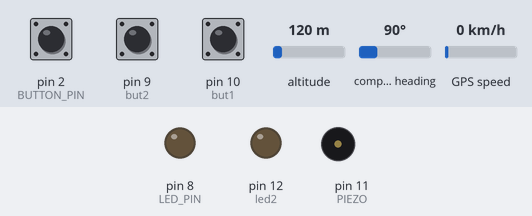
This sketch was run on a simulated Arduino Uno, built with avr-gcc and run on an emulated ATmega328P. Parts: output pins drawn as LEDs (lit = HIGH), buzzer (waves = sounding). Dashed ring = blinking. Inputs (shaded band) come from the test bench; at power-on: pin 2 (BUTTON_PIN) HIGH, pin 9 (but2) HIGH, pin 10 (but1) HIGH, altitude 120 m, compass heading 90°, GPS speed 0 km/h. The GPS gets a fix after 3 s at 37.7749, -122.4194 with 8 satellites; the modem accepts every AT command (registered, SIM ready, sends succeed) and sends nothing else; what the sketch prints to the serial monitor is not drawn.

Above: at 5.2 s.
5.3 s: pin 2 (BUTTON_PIN) pulled LOW for 1 s
At 8.5 s:
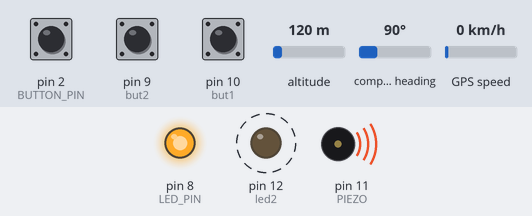
8.8 s: pin 9 (but2) pulled LOW for 1 s
At 11.4 s:
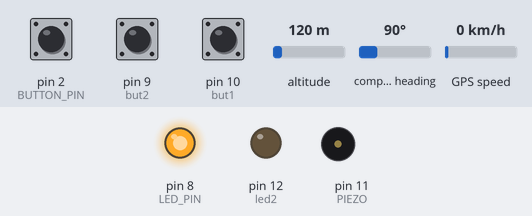
11.7 s: pin 10 (but1) pulled LOW for 0.15 s
At 12.5 s:
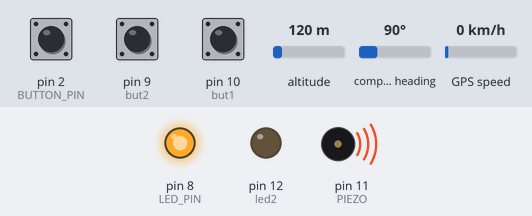
14.1 s: pin 10 (but1) pulled LOW for 3.2 s
At 18.4 s:
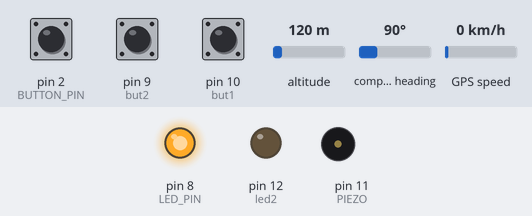
19.4 s: pin 2 (BUTTON_PIN) pulled LOW for 0.15 s
At 22.3 s:
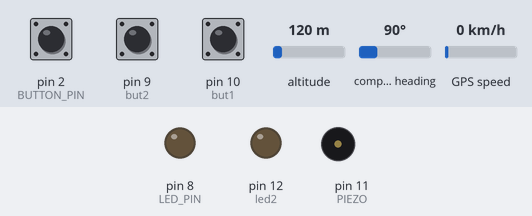
23.0 s: pin 9 (but2) pulled LOW for 0.15 s
At 23.4 s:
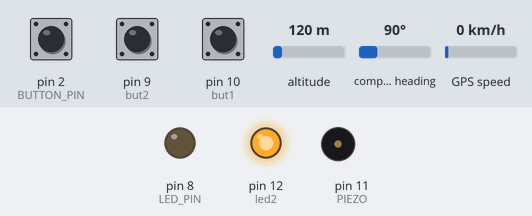
Timing chart, 0 to 26.0 s (numbered marks = the images above; inputs shaded):
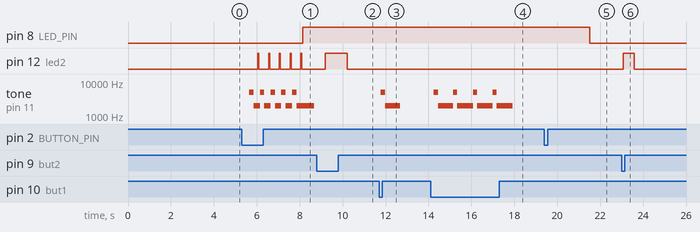

Measured:
- after the input at 5.3 s, pin 8 (LED_PIN): LOW → HIGH after 2.9 s; pin 12 (led2): alternates HIGH for 0.05 s and LOW for 0.45 s, starting after 0.75 s; tone on pin 11 (PIEZO): plays 5000 Hz for 0.20 s, 2000 Hz for 0.30 s, 5000 Hz for 0.20 s, 2000 Hz for 0.30 s, 5000 Hz for 0.20 s, 2000 Hz for 0.30 s … (10 notes in this stretch), starting after 0.35 s
- after the input at 8.8 s, pin 12 (led2): LOW → HIGH after 0.39 s, → LOW 1.0 s later
- after the input at 11.7 s, tone on pin 11 (PIEZO): silent → 5000 Hz after 0.08 s, → 2000 Hz 0.20 s later, → silent 0.70 s later
- after the input at 14.1 s, tone on pin 11 (PIEZO): silent → 5000 Hz after 0.15 s, then repeats every 0.90 s: 2000 Hz 0.70 s, 5000 Hz 0.20 s, until it stays silent from 17.9 s
- after the input at 19.4 s, pin 8 (LED_PIN): HIGH → LOW after 2.1 s
- after the input at 23.0 s, pin 12 (led2): LOW → HIGH after 0.08 s, → LOW 0.50 s later

The sketch:

ArduinoPanicAlarm.ino
```cpp
#include <TinyGPS++.h>
#include <SoftwareSerial.h>

const int highFreq = 5000;
const int lowFreq = 2000;
const int soundDuration = 200;

const int PIEZO = 11;
int led2 = 12;
int but1 = 10;
int but2 = 9;

int o = 0;
const int BUTTON_PIN = 2;
const int LED_PIN    = 8;
int ledState = LOW;
int lastButtonState;
int currentButtonState;


static const int RXPin = 4, TXPin = 3;
static const uint32_t GPSBaud = 9600;

SoftwareSerial mySerial(5, 6);
String cmd = "";

int value;

String msgTxt = "" ;
String ReceivedSMS = "" ;


TinyGPSPlus gps;
SoftwareSerial ss(RXPin, TXPin);

void setup() {
  Serial.begin(9600);
  ss.begin(GPSBaud);

  Serial.println(F("GPS TRACKER ALARM"));
  Serial.print(F("Testing TinyGPS++ library v. ")); Serial.println(TinyGPSPlus::libraryVersion());
  Serial.println(F("by Makati Group"));
  Serial.println();

  mySerial.begin(9600);
  Serial.println("Initializing SMS...");
  delay(1000);

  mySerial.println("AT");                 // Sends an ATTENTION command, reply should be OK
  updateSerial();
  updateSMS();
  mySerial.println("AT+CMGF=1");          // Configuration for sending SMS
  updateSerial();
  updateSMS();
  mySerial.println("AT+CNMI=1,2,0,0,0");  // Configuration for receiving SMS
  updateSerial();
  updateSMS();


  pinMode(led2, OUTPUT);
  pinMode(but1, INPUT_PULLUP);
  pinMode(but2, INPUT_PULLUP);


  pinMode(BUTTON_PIN, INPUT);
  pinMode(LED_PIN, OUTPUT);
  currentButtonState = digitalRead(BUTTON_PIN);
}

void loop() {
  //check if gps available
  while (ss.available() > 0)
    if (gps.encode(ss.read()))

  if (millis() > 5000 && gps.charsProcessed() < 10)
  {
    Serial.println(F("No GPS detected: check wiring."));
    while(true);
  }

  int state1 = digitalRead(but1);
  int state2 = digitalRead(but2);
  if (state1 == 0){
    tone(PIEZO, highFreq);
    delay(soundDuration);
    tone(PIEZO, lowFreq);
    delay(soundDuration);
    Serial.println("Speaker on");
    }
    else{
       noTone(PIEZO);
      }

   if (state2 == 0){
    digitalWrite(led2,HIGH);
    Serial.println("LED ON");
    }
    else{
      digitalWrite(led2,LOW);
      }

  lastButtonState    = currentButtonState;
  currentButtonState = digitalRead(BUTTON_PIN);
  if(lastButtonState == HIGH && currentButtonState == LOW) {
    Serial.print("The button is pressed: ");
    if(ledState == LOW) {
       ledState = HIGH;
       Serial.println("Turning LED on");
       boom();
       int o = o++;
    }
    else {
      ledState = LOW;
      Serial.println("Turning LED off");
      sendGPS();
    }
    digitalWrite(LED_PIN, ledState);
  }

   updateSerial();

}

//GPS Location
void displayInfo()
{
  Serial.print(F("Location: "));
  if (gps.location.isValid())
  {
    Serial.print(gps.location.lat(), 6);
    Serial.print(F(","));
    Serial.print(gps.location.lng(), 6);
  }
  else
  {
    Serial.print(F("INVALID"));
  }

  Serial.print(F("  Date/Time: "));
  if (gps.date.isValid())
  {
    Serial.print(gps.date.month());
    Serial.print(F("/"));
    Serial.print(gps.date.day());
    Serial.print(F("/"));
    Serial.print(gps.date.year());
  }
  else
  {
    Serial.print(F("INVALID"));
  }

  Serial.print(F(" "));
  if (gps.time.isValid())
  {
    if (gps.time.hour() < 10) Serial.print(F("0"));
    Serial.print(gps.time.hour());
    Serial.print(F(":"));
    if (gps.time.minute() < 10) Serial.print(F("0"));
    Serial.print(gps.time.minute());
    Serial.print(F(":"));
    if (gps.time.second() < 10) Serial.print(F("0"));
    Serial.print(gps.time.second());
    Serial.print(F("."));
    if (gps.time.centisecond() < 10) Serial.print(F("0"));
    Serial.print(gps.time.centisecond());
  }
  else
  {
    Serial.print(F("INVALID"));
  }

  Serial.println();

  msgTxt = gps.location.lat() + gps.location.lng() ;


}

void updateSerial()
{
  delay(500);
  while (Serial.available())
  {

    cmd+=(char)Serial.read();

    if(cmd!="")
    {
      cmd.trim();  // Remove added LF in transmit
      if (cmd.equals("A")) {
        sendSMS();
      }

      if (cmd.equals("B")) {
        displayInfo();
      }

      if (cmd.equals("C")) {
        sendGPS();
      }

      else
      {
        mySerial.print(cmd);
        mySerial.println("");
      }
    }

     mySerial.write(Serial.read());
  }


}

void updateSMS()
{

  delay(500);
  while (Serial.available())
  {
    mySerial.write(Serial.read());//Forward what Serial received to Software Serial Port
  }
  while(mySerial.available())
  {
    Serial.write(mySerial.read());
  }
}

void sendSMS(){
  mySerial.println("AT+CMGF=1");
  delay(500);
  mySerial.println("AT+CMGS=\"+639762752773\"\r");
  delay(500);
  mySerial.print("Hi! This is Arduino sent by Chan!");
  delay(500);
  mySerial.write(26);
}

void sendGPS(){
  mySerial.println("AT+CMGF=1");
  delay(500);
  mySerial.println("AT+CMGS=\"+639762752773\"\r");
  delay(500);
  mySerial.print("Hi Here is my location  " );
  delay(500);
  mySerial.print(msgTxt);
  delay(500);
  mySerial.write(26);
}

void boom(){
    if ( o == 0){
  for (int i = 1; i <= 5; i++ ){
  tone(PIEZO, highFreq);
  delay(soundDuration);
  tone(PIEZO, lowFreq);
  delay(soundDuration);
  digitalWrite(led2,HIGH);
  delay(50);
  digitalWrite(led2,LOW);
  delay(50);
  Serial.println(i);
  o++;
      }
    }
    else{
      Serial.println("Sending message");

      }
  }
```
